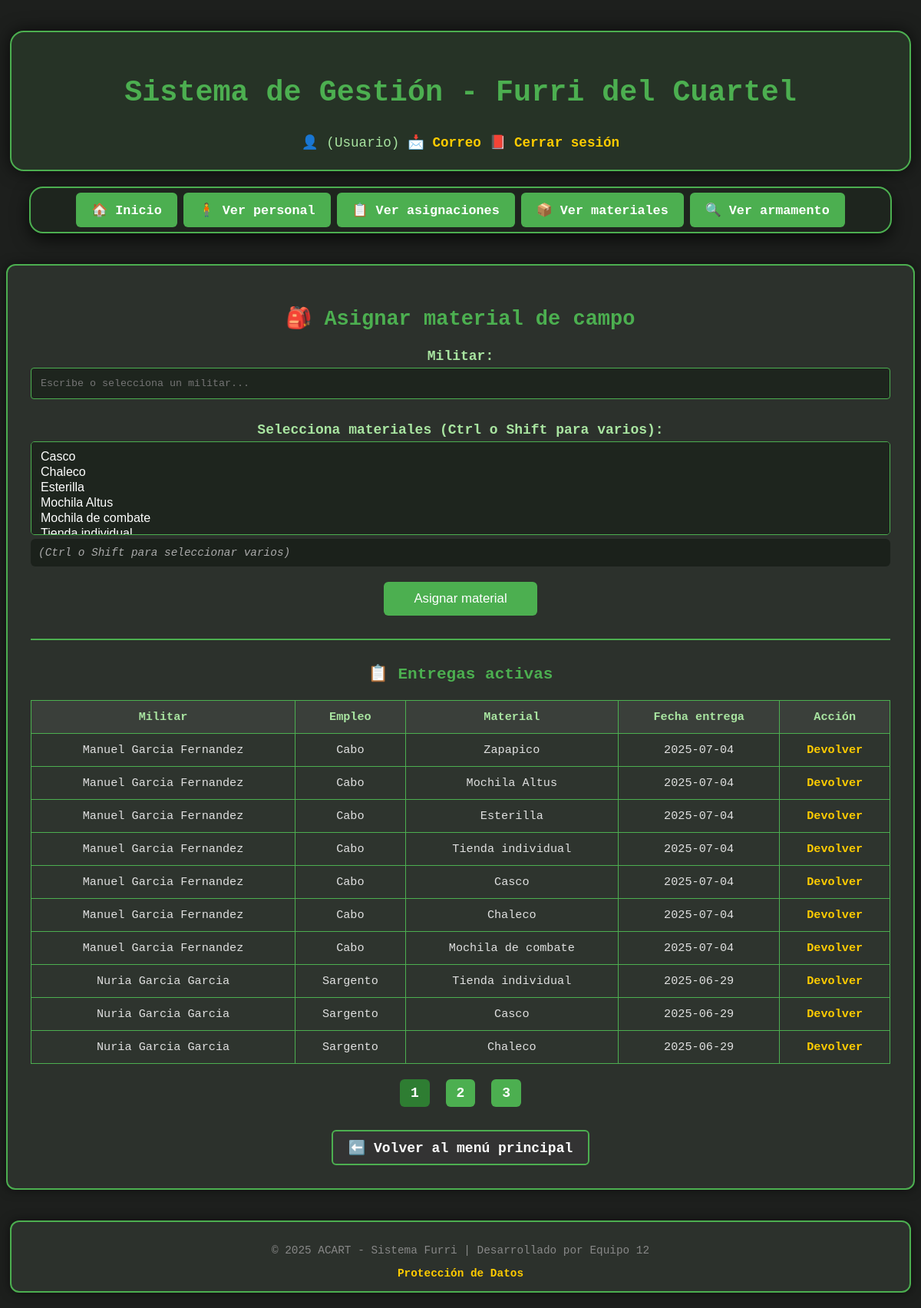
Page /asignar_material.php?pagina=1 (signed in) on the committed database.
### tables this page shows
CREATE TABLE `ENTREGAS_INDIVIDUALES` (
  `id_entrega` int(11) NOT NULL,
  `id_personal` int(11) DEFAULT NULL,
  `id_material` int(11) DEFAULT NULL,
  `fecha_entrega` date DEFAULT curdate(),
  `fecha_devolucion` date DEFAULT NULL
);

CREATE TABLE `PERSONAS` (
  `id_personal` int(11) NOT NULL,
  `nombre` varchar(50) NOT NULL,
  `apellidos` varchar(150) NOT NULL,
  `dni` varchar(15) NOT NULL,
  `empleo_id` int(11) DEFAULT NULL,
  `activo` tinyint(1) DEFAULT 1
);

CREATE TABLE `EMPLEOS` (
  `id_empleo` int(11) NOT NULL,
  `nombre_empleo` varchar(50) NOT NULL
);

CREATE TABLE `MATERIALES` (
  `id_material` int(11) NOT NULL,
  `nombre_material` varchar(100) NOT NULL,
  `descripcion` text DEFAULT NULL,
  `stock_total` int(11) DEFAULT 0
);

### Web/asignar_material.php (the view, shortened to what this page needs)
<?php
include 'header.php';
include 'conexion.php';
$materiales = $conexion->query("
    SELECT id_material, nombre_material
    FROM MATERIALES
    ORDER BY nombre_material ASC
")->fetch_all(MYSQLI_ASSOC);
$por_pagina = 10;
$pagina = isset($_GET['pagina']) && is_numeric($_GET['pagina']) ? intval($_GET['pagina']) : 1;
$inicio = ($pagina - 1) * $por_pagina;
$consulta_entregas = $conexion->prepare("
    SELECT ei.id_entrega, p.nombre, p.apellidos, m.nombre_material, ei.fecha_entrega, e.nombre_empleo
    FROM ENTREGAS_INDIVIDUALES ei
    JOIN PERSONAS p ON ei.id_personal = p.id_personal
    JOIN EMPLEOS e ON p.empleo_id = e.id_empleo
    JOIN MATERIALES m ON ei.id_material = m.id_material
    WHERE ei.fecha_devolucion IS NULL
    ORDER BY apellidos ASC, nombre ASC
    LIMIT ?, ?
");
$consulta_entregas->bind_param("ii", $inicio, $por_pagina);
$consulta_entregas->execute();
$entregas = $consulta_entregas->get_result()->fetch_all(MYSQLI_ASSOC);
$total_resultado = $conexion->query("
    SELECT COUNT(*) AS total
    FROM ENTREGAS_INDIVIDUALES
    WHERE fecha_devolucion IS NULL
")->fetch_assoc();
$total_paginas = ceil($total_resultado['total'] / $por_pagina);
?>
<!DOCTYPE html>
<html lang="es">
<head>
    <link rel="stylesheet" href="estilo.css">
</head>
<body>
<?php include 'nav.php'; ?>
<main class="contenedor">
    <h2>🎒 Asignar material de campo</h2>
    <form method="POST">
    <label>Militar:</label>
    <input list="militares" name="id_personal" class="combo-estilo" required placeholder="Escribe o selecciona un militar...">
    <label>Selecciona materiales (Ctrl o Shift para varios):</label>
    <select name="id_material[]" multiple size="5" required>
        <?php foreach ($materiales as $m): ?>
            <option value="<?= htmlspecialchars($m['nombre_material']) ?>">
            </option>
        <?php endforeach; ?>
    </select>
    <p style="font-size: 0.9rem; color: #aaa; text-align: left;">(Ctrl o Shift para seleccionar varios)</p>
    <input type="submit" value="Asignar material">
</form>
    <hr>
    <h3>📋 Entregas activas</h3>
    <?php if (count($entregas) > 0): ?>
        <table>
            <tr>
                <th>Militar</th>
                <th>Empleo</th>
                <th>Material</th>
                <th>Fecha entrega</th>
                <th>Acción</th>
            </tr>
            <?php foreach ($entregas as $e): ?>
                <tr>
                    <td><?= htmlspecialchars($e['nombre'] . ' ' . $e['apellidos']) ?></td>
                    <td><?= htmlspecialchars($e['nombre_empleo']) ?></td>
                    <td><?= htmlspecialchars($e['nombre_material']) ?></td>
                    <td><?= $e['fecha_entrega'] ?></td>
                    <td>
                        <a href="?devolver=<?= $e['id_entrega'] ?>" onclick="return confirm('¿Confirmar devolución?')">Devolver</a>
                    </td>
                </tr>
            <?php endforeach; ?>
        </table>
        <?php if ($total_paginas > 1): ?>
            <div class="paginacion">
                <?php for ($i = 1; $i <= $total_paginas; $i++): ?>
                    <a href="?pagina=<?= $i ?>" class="<?= $i == $pagina ? 'activa' : '' ?>">
                        <?= $i ?>
                    </a>
                <?php endfor; ?>
            </div>
        <?php endif; ?>
    <?php else: ?>
        <p>No hay entregas activas.</p>
    <?php endif; ?>
    <div style="text-align: center; margin-top: 30px;">
        <a href="index.php" class="boton-volver">⬅️ Volver al menú principal</a>
    </div>
</main>
<?php include 'footer.php'; ?>
</body>
</html>

### Web/estilo.css (style rules this page uses)
body { background-color: #1d1f1d; color: #e0e0e0; font-family: 'Courier New', monospace; margin: 0; padding: 0; }
h2, h3 { color: #4caf50; text-align: center; }
header, nav, .contenedor, .flex-wrapper, footer { max-width: 1100px; margin-left: auto; margin-right: auto; }
.contenedor { margin-top: 0; margin-bottom: 40px; padding: 30px; background-color: #2c312c; border: 2px solid #4caf50; border-radius: 12px; text-align: center; box-shadow: 0 0 14px #00000080; }
.boton-volver { display: inline-block; padding: 10px 20px; background-color: #333; color: #fff; border: 2px solid #4caf50; border-radius: 6px; text-decoration: none; font-weight: bold; transition: background-color 0.3s, border-color 0.3s; }
form { max-width: 100%; margin: 0 auto; }
label, form label { display: block; margin: 10px 0 5px; color: #a9e5a1; font-weight: bold; }
input[type="text"], input[type="password"], input[type="email"], input[type="number"], select, textarea { width: 100%; padding: 10px; margin-bottom: 15px; border-radius: 5px; border: 1px solid #4caf50; background-color: #1e251e; color: white; font-size: 1rem; box-sizing: border-box; }
input[list].combo-estilo { width: 100%; padding: 12px; border: 1px solid #4CAF50; background-color: #1e251e; color: #ffffff; font-family: 'Courier New', monospace; border-radius: 4px; margin-bottom: 20px; box-sizing: border-box; }
input[type="submit"] { width: auto; min-width: 180px; padding: 10px 22px; margin: 20px auto 10px; display: block; background-color: #4caf50; border: none; color: white; font-size: 1rem; border-radius: 6px; cursor: pointer; transition: background-color 0.3s; text-align: center; }
table { width: 100%; border-collapse: collapse; margin-top: 10px; background-color: #2e342e; }
th, td { padding: 10px; border: 1px solid #4caf50; text-align: center; }
th { background-color: #3a3f3a; color: #a9e5a1; }
a { color: #ffcc00; text-decoration: none; font-weight: bold; }
.paginacion { margin-top: 20px; text-align: center; }
.paginacion a { background-color: #4caf50; color: white; padding: 8px 14px; margin: 0 5px; border-radius: 6px; text-decoration: none; font-weight: bold; font-family: inherit; display: inline-block; transition: background-color 0.3s; }
.paginacion a.activa { background-color: #2e7d32; color: white; pointer-events: none; }
p[style] { padding: 10px; border-radius: 6px; font-family: monospace; background-color: #1b211b; margin-bottom: 15px; }
p[style*="font-size: 0.9rem"] { margin-top: -10px; margin-bottom: 20px; font-style: italic; }
select[multiple] { height: auto; min-height: 120px; }
hr { border: 1px solid #4caf50; margin: 30px 0; }
@media (min-width: 1200px) { body { font-size: 18px; } }
@media (min-width: 1200px) { header, nav, .contenedor, .flex-wrapper, footer { max-width: 1300px; width: calc(100% - 80px); } }
@media (min-width: 1200px) { table { font-size: 0.95rem; } }
@media (min-width: 1200px) { th, td { padding: 12px; } }
@media (min-width: 1200px) { input[type="submit"] { min-width: 200px; padding: 12px 26px; font-size: 1.05rem; } }

### rows in the picture
entregas_individuales: id_personal.apellidos "Manuel Garcia Fernandez", empleos.nombre_empleo "Cabo", id_material.nombre_material "Zapapico", fecha_entrega "2025-07-04"
entregas_individuales: id_personal.apellidos "Manuel Garcia Fernandez", empleos.nombre_empleo "Cabo", id_material.nombre_material "Mochila Altus", fecha_entrega "2025-07-04"
entregas_individuales: id_personal.apellidos "Manuel Garcia Fernandez", empleos.nombre_empleo "Cabo", id_material.nombre_material "Esterilla", fecha_entrega "2025-07-04"
entregas_individuales: id_personal.apellidos "Manuel Garcia Fernandez", empleos.nombre_empleo "Cabo", id_material.nombre_material "Tienda individual", fecha_entrega "2025-07-04"
entregas_individuales: id_personal.apellidos "Manuel Garcia Fernandez", empleos.nombre_empleo "Cabo", id_material.nombre_material "Casco", fecha_entrega "2025-07-04"
entregas_individuales: id_personal.apellidos "Manuel Garcia Fernandez", empleos.nombre_empleo "Cabo", id_material.nombre_material "Chaleco", fecha_entrega "2025-07-04"
entregas_individuales: id_personal.apellidos "Manuel Garcia Fernandez", empleos.nombre_empleo "Cabo", id_material.nombre_material "Mochila de combate", fecha_entrega "2025-07-04"
entregas_individuales: id_personal.apellidos "Nuria Garcia Garcia", empleos.nombre_empleo "Sargento", id_material.nombre_material "Tienda individual", fecha_entrega "2025-06-29"
entregas_individuales: id_personal.apellidos "Nuria Garcia Garcia", empleos.nombre_empleo "Sargento", id_material.nombre_material "Casco", fecha_entrega "2025-06-29"
entregas_individuales: id_personal.apellidos "Nuria Garcia Garcia", empleos.nombre_empleo "Sargento", id_material.nombre_material "Chaleco", fecha_entrega "2025-06-29"

### other values in the picture
$rol "Usuario"
